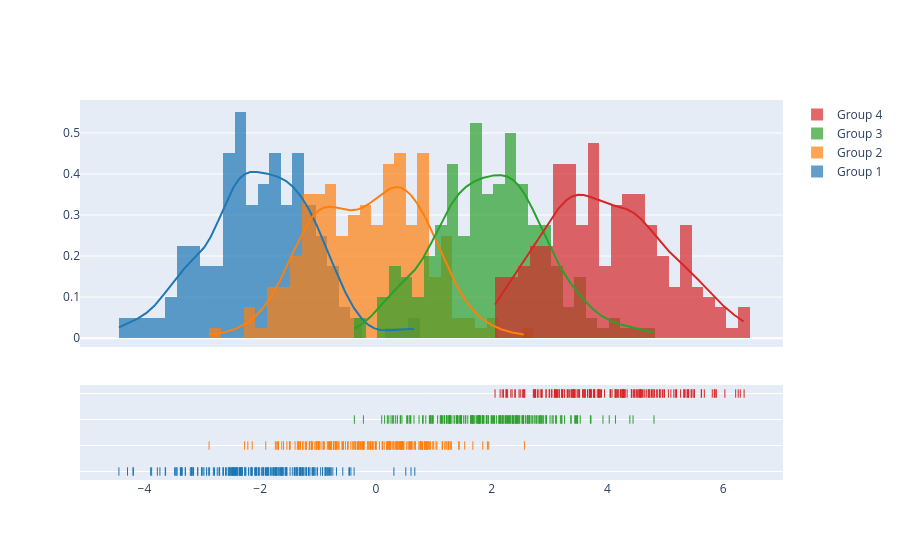

Write notebook code for a chart like this one.
### Code cell
import plotly.figure_factory as ff

# Add histogram data
x1 = np.random.randn(200) - 2
x2 = np.random.randn(200)
x3 = np.random.randn(200) + 2
x4 = np.random.randn(200) + 4

# Group data together
hist_data = [x1, x2, x3, x4]

group_labels = ['Group 1', 'Group 2', 'Group 3', 'Group 4']

# Create distplot with custom bin_size
fig = ff.create_distplot(hist_data, group_labels, bin_size=.2)
fig.show()

### Figure 1 — Plotly figure (JSON) as saved in the notebook; plotly's stock layout.template omitted (floating-point values rounded to 4 significant figures; data arrays with more than 128 entries replaced by an {"elided": "..."} marker saying what was removed)
{"data": [{"autobinx": false, "histnorm": "probability density", "legendgroup": "Group 1", "marker": {"color": "rgb(31, 119, 180)"}, "name": "Group 1", "opacity": 0.7, "type": "histogram", "x": {"elided": "200 float values"}, "xaxis": "x", "xbins": {"end": 0.6725, "size": 0.2, "start": -4.441}, "yaxis": "y"}, {"autobinx": false, "histnorm": "probability density", "legendgroup": "Group 2", "marker": {"color": "rgb(255, 127, 14)"}, "name": "Group 2", "opacity": 0.7, "type": "histogram", "x": {"elided": "200 float values"}, "xaxis": "x", "xbins": {"end": 2.567, "size": 0.2, "start": -2.883}, "yaxis": "y"}, {"autobinx": false, "histnorm": "probability density", "legendgroup": "Group 3", "marker": {"color": "rgb(44, 160, 44)"}, "name": "Group 3", "opacity": 0.7, "type": "histogram", "x": {"elided": "200 float values"}, "xaxis": "x", "xbins": {"end": 4.806, "size": 0.2, "start": -0.3727}, "yaxis": "y"}, {"autobinx": false, "histnorm": "probability density", "legendgroup": "Group 4", "marker": {"color": "rgb(214, 39, 40)"}, "name": "Group 4", "opacity": 0.7, "type": "histogram", "x": {"elided": "200 float values"}, "xaxis": "x", "xbins": {"end": 6.363, "size": 0.2, "start": 2.059}, "yaxis": "y"}, {"legendgroup": "Group 1", "marker": {"color": "rgb(31, 119, 180)"}, "mode": "lines", "name": "Group 1", "showlegend": false, "type": "scatter", "x": {"elided": "500 float values"}, "xaxis": "x", "y": {"elided": "500 float values"}, "yaxis": "y"}, {"legendgroup": "Group 2", "marker": {"color": "rgb(255, 127, 14)"}, "mode": "lines", "name": "Group 2", "showlegend": false, "type": "scatter", "x": {"elided": "500 float values"}, "xaxis": "x", "y": {"elided": "500 float values"}, "yaxis": "y"}, {"legendgroup": "Group 3", "marker": {"color": "rgb(44, 160, 44)"}, "mode": "lines", "name": "Group 3", "showlegend": false, "type": "scatter", "x": {"elided": "500 float values"}, "xaxis": "x", "y": {"elided": "500 float values"}, "yaxis": "y"}, {"legendgroup": "Group 4", "marker": {"color": "rgb(214, 39, 40)"}, "mode": "lines", "name": "Group 4", "showlegend": false, "type": "scatter", "x": {"elided": "500 float values"}, "xaxis": "x", "y": {"elided": "500 float values"}, "yaxis": "y"}, {"legendgroup": "Group 1", "marker": {"color": "rgb(31, 119, 180)", "symbol": "line-ns-open"}, "mode": "markers", "name": "Group 1", "showlegend": false, "type": "scatter", "x": {"elided": "200 float values"}, "xaxis": "x", "y": {"elided": "200 str values"}, "yaxis": "y2"}, {"legendgroup": "Group 2", "marker": {"color": "rgb(255, 127, 14)", "symbol": "line-ns-open"}, "mode": "markers", "name": "Group 2", "showlegend": false, "type": "scatter", "x": {"elided": "200 float values"}, "xaxis": "x", "y": {"elided": "200 str values"}, "yaxis": "y2"}, {"legendgroup": "Group 3", "marker": {"color": "rgb(44, 160, 44)", "symbol": "line-ns-open"}, "mode": "markers", "name": "Group 3", "showlegend": false, "type": "scatter", "x": {"elided": "200 float values"}, "xaxis": "x", "y": {"elided": "200 str values"}, "yaxis": "y2"}, {"legendgroup": "Group 4", "marker": {"color": "rgb(214, 39, 40)", "symbol": "line-ns-open"}, "mode": "markers", "name": "Group 4", "showlegend": false, "type": "scatter", "x": {"elided": "200 float values"}, "xaxis": "x", "y": {"elided": "200 str values"}, "yaxis": "y2"}], "layout": {"barmode": "overlay", "hovermode": "closest", "legend": {"traceorder": "reversed"}, "xaxis": {"anchor": "y2", "domain": [0.0, 1.0], "zeroline": false}, "yaxis": {"anchor": "free", "domain": [0.35, 1], "position": 0.0}, "yaxis2": {"anchor": "x", "domain": [0, 0.25], "dtick": 1, "showticklabels": false}}}
